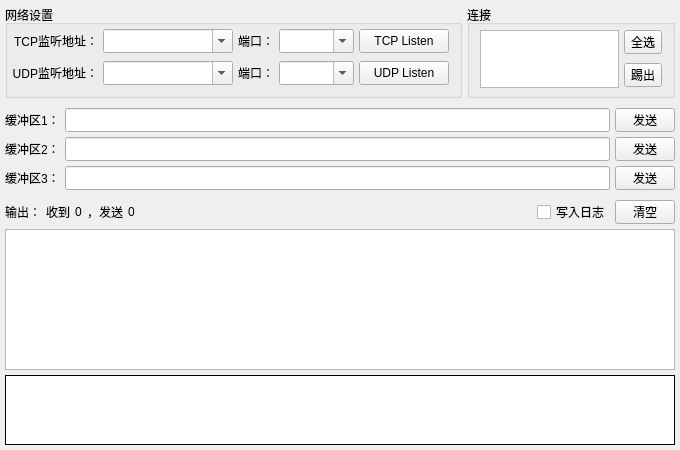
<?xml version="1.0" encoding="UTF-8"?>
<ui version="4.0">
 <class>ServerForm</class>
 <widget class="QWidget" name="ServerForm">
  <property name="geometry">
   <rect>
    <x>0</x>
    <y>0</y>
    <width>680</width>
    <height>450</height>
   </rect>
  </property>
  <property name="minimumSize">
   <size>
    <width>0</width>
    <height>0</height>
   </size>
  </property>
  <property name="windowTitle">
   <string>Server</string>
  </property>
  <property name="locale">
   <locale language="C" country="AnyCountry"/>
  </property>
  <layout class="QVBoxLayout" name="lay1">
   <property name="spacing">
    <number>5</number>
   </property>
   <property name="leftMargin">
    <number>5</number>
   </property>
   <property name="topMargin">
    <number>5</number>
   </property>
   <property name="rightMargin">
    <number>5</number>
   </property>
   <property name="bottomMargin">
    <number>5</number>
   </property>
   <item>
    <layout class="QHBoxLayout" name="lay2">
     <item>
      <widget class="QGroupBox" name="box1">
       <property name="sizePolicy">
        <sizepolicy hsizetype="Fixed" vsizetype="Fixed">
         <horstretch>0</horstretch>
         <verstretch>0</verstretch>
        </sizepolicy>
       </property>
       <property name="minimumSize">
        <size>
         <width>0</width>
         <height>93</height>
        </size>
       </property>
       <property name="maximumSize">
        <size>
         <width>16777215</width>
         <height>93</height>
        </size>
       </property>
       <property name="title">
        <string>网络设置</string>
       </property>
       <layout class="QVBoxLayout" name="lay5">
        <property name="spacing">
         <number>5</number>
        </property>
        <property name="leftMargin">
         <number>4</number>
        </property>
        <property name="topMargin">
         <number>0</number>
        </property>
        <property name="rightMargin">
         <number>10</number>
        </property>
        <property name="bottomMargin">
         <number>5</number>
        </property>
        <item>
         <layout class="QGridLayout" name="lay6">
          <property name="sizeConstraint">
           <enum>QLayout::SetFixedSize</enum>
          </property>
          <property name="bottomMargin">
           <number>0</number>
          </property>
          <property name="horizontalSpacing">
           <number>5</number>
          </property>
          <property name="verticalSpacing">
           <number>8</number>
          </property>
          <item row="0" column="2">
           <widget class="QLabel" name="lab2">
            <property name="sizePolicy">
             <sizepolicy hsizetype="Preferred" vsizetype="Preferred">
              <horstretch>0</horstretch>
              <verstretch>0</verstretch>
             </sizepolicy>
            </property>
            <property name="text">
             <string>端口：</string>
            </property>
            <property name="alignment">
             <set>Qt::AlignRight|Qt::AlignTrailing|Qt::AlignVCenter</set>
            </property>
           </widget>
          </item>
          <item row="0" column="0">
           <widget class="QLabel" name="lab1">
            <property name="sizePolicy">
             <sizepolicy hsizetype="Preferred" vsizetype="Preferred">
              <horstretch>0</horstretch>
              <verstretch>0</verstretch>
             </sizepolicy>
            </property>
            <property name="minimumSize">
             <size>
              <width>70</width>
              <height>0</height>
             </size>
            </property>
            <property name="contextMenuPolicy">
             <enum>Qt::NoContextMenu</enum>
            </property>
            <property name="text">
             <string>TCP监听地址：</string>
            </property>
            <property name="textFormat">
             <enum>Qt::PlainText</enum>
            </property>
            <property name="scaledContents">
             <bool>false</bool>
            </property>
            <property name="alignment">
             <set>Qt::AlignRight|Qt::AlignTrailing|Qt::AlignVCenter</set>
            </property>
           </widget>
          </item>
          <item row="0" column="1">
           <widget class="QComboBox" name="cmbTcpAddr">
            <property name="sizePolicy">
             <sizepolicy hsizetype="Fixed" vsizetype="Fixed">
              <horstretch>0</horstretch>
              <verstretch>0</verstretch>
             </sizepolicy>
            </property>
            <property name="minimumSize">
             <size>
              <width>130</width>
              <height>24</height>
             </size>
            </property>
            <property name="maximumSize">
             <size>
              <width>130</width>
              <height>24</height>
             </size>
            </property>
            <property name="editable">
             <bool>true</bool>
            </property>
            <property name="insertPolicy">
             <enum>QComboBox::NoInsert</enum>
            </property>
           </widget>
          </item>
          <item row="0" column="3">
           <widget class="QComboBox" name="cmbTcpPort">
            <property name="sizePolicy">
             <sizepolicy hsizetype="Fixed" vsizetype="Fixed">
              <horstretch>0</horstretch>
              <verstretch>0</verstretch>
             </sizepolicy>
            </property>
            <property name="minimumSize">
             <size>
              <width>75</width>
              <height>24</height>
             </size>
            </property>
            <property name="maximumSize">
             <size>
              <width>75</width>
              <height>24</height>
             </size>
            </property>
            <property name="editable">
             <bool>true</bool>
            </property>
            <property name="insertPolicy">
             <enum>QComboBox::InsertAtTop</enum>
            </property>
           </widget>
          </item>
          <item row="1" column="0">
           <widget class="QLabel" name="lab3">
            <property name="sizePolicy">
             <sizepolicy hsizetype="Preferred" vsizetype="Preferred">
              <horstretch>0</horstretch>
              <verstretch>0</verstretch>
             </sizepolicy>
            </property>
            <property name="minimumSize">
             <size>
              <width>70</width>
              <height>0</height>
             </size>
            </property>
            <property name="contextMenuPolicy">
             <enum>Qt::NoContextMenu</enum>
            </property>
            <property name="text">
             <string>UDP监听地址：</string>
            </property>
            <property name="textFormat">
             <enum>Qt::PlainText</enum>
            </property>
            <property name="scaledContents">
             <bool>false</bool>
            </property>
            <property name="alignment">
             <set>Qt::AlignRight|Qt::AlignTrailing|Qt::AlignVCenter</set>
            </property>
           </widget>
          </item>
          <item row="1" column="1">
           <widget class="QComboBox" name="cmbUdpAddr">
            <property name="sizePolicy">
             <sizepolicy hsizetype="Fixed" vsizetype="Fixed">
              <horstretch>0</horstretch>
              <verstretch>0</verstretch>
             </sizepolicy>
            </property>
            <property name="minimumSize">
             <size>
              <width>130</width>
              <height>24</height>
             </size>
            </property>
            <property name="maximumSize">
             <size>
              <width>130</width>
              <height>24</height>
             </size>
            </property>
            <property name="editable">
             <bool>true</bool>
            </property>
            <property name="insertPolicy">
             <enum>QComboBox::NoInsert</enum>
            </property>
           </widget>
          </item>
          <item row="1" column="2">
           <widget class="QLabel" name="lab4">
            <property name="sizePolicy">
             <sizepolicy hsizetype="Preferred" vsizetype="Preferred">
              <horstretch>0</horstretch>
              <verstretch>0</verstretch>
             </sizepolicy>
            </property>
            <property name="text">
             <string>端口：</string>
            </property>
            <property name="alignment">
             <set>Qt::AlignRight|Qt::AlignTrailing|Qt::AlignVCenter</set>
            </property>
           </widget>
          </item>
          <item row="1" column="3">
           <widget class="QComboBox" name="cmbUdpPort">
            <property name="sizePolicy">
             <sizepolicy hsizetype="Fixed" vsizetype="Fixed">
              <horstretch>0</horstretch>
              <verstretch>0</verstretch>
             </sizepolicy>
            </property>
            <property name="minimumSize">
             <size>
              <width>75</width>
              <height>24</height>
             </size>
            </property>
            <property name="maximumSize">
             <size>
              <width>75</width>
              <height>24</height>
             </size>
            </property>
            <property name="editable">
             <bool>true</bool>
            </property>
            <property name="insertPolicy">
             <enum>QComboBox::InsertAtTop</enum>
            </property>
           </widget>
          </item>
          <item row="1" column="4">
           <widget class="QToolButton" name="btnUdp">
            <property name="sizePolicy">
             <sizepolicy hsizetype="Fixed" vsizetype="Fixed">
              <horstretch>0</horstretch>
              <verstretch>0</verstretch>
             </sizepolicy>
            </property>
            <property name="minimumSize">
             <size>
              <width>90</width>
              <height>24</height>
             </size>
            </property>
            <property name="maximumSize">
             <size>
              <width>90</width>
              <height>24</height>
             </size>
            </property>
            <property name="statusTip">
             <string/>
            </property>
            <property name="text">
             <string>UDP Listen</string>
            </property>
            <property name="checkable">
             <bool>true</bool>
            </property>
           </widget>
          </item>
          <item row="0" column="4">
           <widget class="QToolButton" name="btnTcp">
            <property name="minimumSize">
             <size>
              <width>90</width>
              <height>24</height>
             </size>
            </property>
            <property name="maximumSize">
             <size>
              <width>90</width>
              <height>24</height>
             </size>
            </property>
            <property name="text">
             <string>TCP Listen</string>
            </property>
            <property name="checkable">
             <bool>true</bool>
            </property>
           </widget>
          </item>
         </layout>
        </item>
       </layout>
      </widget>
     </item>
     <item>
      <widget class="QGroupBox" name="box2">
       <property name="sizePolicy">
        <sizepolicy hsizetype="Expanding" vsizetype="Fixed">
         <horstretch>0</horstretch>
         <verstretch>0</verstretch>
        </sizepolicy>
       </property>
       <property name="minimumSize">
        <size>
         <width>0</width>
         <height>93</height>
        </size>
       </property>
       <property name="maximumSize">
        <size>
         <width>16777215</width>
         <height>93</height>
        </size>
       </property>
       <property name="title">
        <string>连接</string>
       </property>
       <layout class="QHBoxLayout" name="lay8">
        <property name="spacing">
         <number>5</number>
        </property>
        <property name="leftMargin">
         <number>10</number>
        </property>
        <property name="topMargin">
         <number>5</number>
        </property>
        <property name="rightMargin">
         <number>10</number>
        </property>
        <property name="bottomMargin">
         <number>10</number>
        </property>
        <item>
         <widget class="QListWidget" name="lstConn">
          <property name="sizePolicy">
           <sizepolicy hsizetype="Expanding" vsizetype="Fixed">
            <horstretch>0</horstretch>
            <verstretch>0</verstretch>
           </sizepolicy>
          </property>
          <property name="minimumSize">
           <size>
            <width>0</width>
            <height>58</height>
           </size>
          </property>
          <property name="maximumSize">
           <size>
            <width>16777215</width>
            <height>58</height>
           </size>
          </property>
          <property name="verticalScrollBarPolicy">
           <enum>Qt::ScrollBarAlwaysOff</enum>
          </property>
          <property name="horizontalScrollBarPolicy">
           <enum>Qt::ScrollBarAlwaysOff</enum>
          </property>
          <property name="editTriggers">
           <set>QAbstractItemView::NoEditTriggers</set>
          </property>
          <property name="showDropIndicator" stdset="0">
           <bool>false</bool>
          </property>
          <property name="selectionMode">
           <enum>QAbstractItemView::MultiSelection</enum>
          </property>
          <property name="selectionBehavior">
           <enum>QAbstractItemView::SelectRows</enum>
          </property>
          <property name="selectionRectVisible">
           <bool>false</bool>
          </property>
         </widget>
        </item>
        <item>
         <layout class="QVBoxLayout" name="lay9">
          <property name="spacing">
           <number>10</number>
          </property>
          <property name="topMargin">
           <number>0</number>
          </property>
          <item>
           <widget class="QToolButton" name="btnConnAll">
            <property name="sizePolicy">
             <sizepolicy hsizetype="Preferred" vsizetype="Fixed">
              <horstretch>0</horstretch>
              <verstretch>0</verstretch>
             </sizepolicy>
            </property>
            <property name="minimumSize">
             <size>
              <width>0</width>
              <height>24</height>
             </size>
            </property>
            <property name="maximumSize">
             <size>
              <width>16777215</width>
              <height>24</height>
             </size>
            </property>
            <property name="text">
             <string>全选</string>
            </property>
           </widget>
          </item>
          <item>
           <widget class="QToolButton" name="btnConnDel">
            <property name="sizePolicy">
             <sizepolicy hsizetype="Preferred" vsizetype="Fixed">
              <horstretch>0</horstretch>
              <verstretch>0</verstretch>
             </sizepolicy>
            </property>
            <property name="minimumSize">
             <size>
              <width>0</width>
              <height>24</height>
             </size>
            </property>
            <property name="maximumSize">
             <size>
              <width>16777215</width>
              <height>24</height>
             </size>
            </property>
            <property name="text">
             <string>踢出</string>
            </property>
           </widget>
          </item>
         </layout>
        </item>
       </layout>
      </widget>
     </item>
    </layout>
   </item>
   <item>
    <layout class="QGridLayout" name="lay3">
     <property name="topMargin">
      <number>5</number>
     </property>
     <property name="spacing">
      <number>5</number>
     </property>
     <item row="0" column="0">
      <widget class="QLabel" name="lab5">
       <property name="text">
        <string>缓冲区1：</string>
       </property>
      </widget>
     </item>
     <item row="0" column="2">
      <widget class="QToolButton" name="btnSend1">
       <property name="minimumSize">
        <size>
         <width>60</width>
         <height>24</height>
        </size>
       </property>
       <property name="maximumSize">
        <size>
         <width>60</width>
         <height>24</height>
        </size>
       </property>
       <property name="text">
        <string>发送</string>
       </property>
       <property name="checkable">
        <bool>false</bool>
       </property>
      </widget>
     </item>
     <item row="1" column="0">
      <widget class="QLabel" name="lab6">
       <property name="text">
        <string>缓冲区2：</string>
       </property>
      </widget>
     </item>
     <item row="1" column="1">
      <widget class="QLineEdit" name="edtBuf2">
       <property name="minimumSize">
        <size>
         <width>0</width>
         <height>24</height>
        </size>
       </property>
       <property name="maximumSize">
        <size>
         <width>16777215</width>
         <height>24</height>
        </size>
       </property>
      </widget>
     </item>
     <item row="1" column="2">
      <widget class="QToolButton" name="btnSend2">
       <property name="minimumSize">
        <size>
         <width>60</width>
         <height>24</height>
        </size>
       </property>
       <property name="maximumSize">
        <size>
         <width>60</width>
         <height>24</height>
        </size>
       </property>
       <property name="text">
        <string>发送</string>
       </property>
      </widget>
     </item>
     <item row="2" column="0">
      <widget class="QLabel" name="lab7">
       <property name="text">
        <string>缓冲区3：</string>
       </property>
      </widget>
     </item>
     <item row="2" column="1">
      <widget class="QLineEdit" name="edtBuf3">
       <property name="minimumSize">
        <size>
         <width>0</width>
         <height>24</height>
        </size>
       </property>
       <property name="maximumSize">
        <size>
         <width>16777215</width>
         <height>24</height>
        </size>
       </property>
      </widget>
     </item>
     <item row="2" column="2">
      <widget class="QToolButton" name="btnSend3">
       <property name="minimumSize">
        <size>
         <width>60</width>
         <height>24</height>
        </size>
       </property>
       <property name="maximumSize">
        <size>
         <width>60</width>
         <height>24</height>
        </size>
       </property>
       <property name="text">
        <string>发送</string>
       </property>
      </widget>
     </item>
     <item row="0" column="1">
      <widget class="QLineEdit" name="edtBuf1">
       <property name="minimumSize">
        <size>
         <width>0</width>
         <height>24</height>
        </size>
       </property>
       <property name="maximumSize">
        <size>
         <width>16777215</width>
         <height>24</height>
        </size>
       </property>
      </widget>
     </item>
    </layout>
   </item>
   <item>
    <layout class="QHBoxLayout" name="lay4">
     <property name="spacing">
      <number>5</number>
     </property>
     <property name="leftMargin">
      <number>0</number>
     </property>
     <property name="topMargin">
      <number>5</number>
     </property>
     <property name="rightMargin">
      <number>0</number>
     </property>
     <property name="bottomMargin">
      <number>0</number>
     </property>
     <item>
      <widget class="QLabel" name="lab8">
       <property name="sizePolicy">
        <sizepolicy hsizetype="Fixed" vsizetype="Preferred">
         <horstretch>0</horstretch>
         <verstretch>0</verstretch>
        </sizepolicy>
       </property>
       <property name="text">
        <string>输出：</string>
       </property>
      </widget>
     </item>
     <item>
      <widget class="QLabel" name="lab9">
       <property name="text">
        <string>收到</string>
       </property>
      </widget>
     </item>
     <item>
      <widget class="QLabel" name="labRecv">
       <property name="sizePolicy">
        <sizepolicy hsizetype="Preferred" vsizetype="Preferred">
         <horstretch>0</horstretch>
         <verstretch>0</verstretch>
        </sizepolicy>
       </property>
       <property name="toolTip">
        <string notr="true"/>
       </property>
       <property name="text">
        <string notr="true">0</string>
       </property>
      </widget>
     </item>
     <item>
      <widget class="QLabel" name="lab10">
       <property name="text">
        <string>，发送</string>
       </property>
      </widget>
     </item>
     <item>
      <widget class="QLabel" name="labSend">
       <property name="toolTip">
        <string notr="true"/>
       </property>
       <property name="text">
        <string notr="true">0</string>
       </property>
      </widget>
     </item>
     <item>
      <spacer name="spc">
       <property name="orientation">
        <enum>Qt::Horizontal</enum>
       </property>
       <property name="sizeHint" stdset="0">
        <size>
         <width>0</width>
         <height>0</height>
        </size>
       </property>
      </spacer>
     </item>
     <item>
      <widget class="QCheckBox" name="chkLog">
       <property name="text">
        <string>写入日志</string>
       </property>
      </widget>
     </item>
     <item>
      <widget class="QToolButton" name="btnClear">
       <property name="minimumSize">
        <size>
         <width>60</width>
         <height>24</height>
        </size>
       </property>
       <property name="maximumSize">
        <size>
         <width>60</width>
         <height>24</height>
        </size>
       </property>
       <property name="text">
        <string>清空</string>
       </property>
      </widget>
     </item>
    </layout>
   </item>
   <item>
    <widget class="QTreeWidget" name="treeOutput">
     <property name="sizePolicy">
      <sizepolicy hsizetype="Expanding" vsizetype="Preferred">
       <horstretch>0</horstretch>
       <verstretch>0</verstretch>
      </sizepolicy>
     </property>
     <property name="horizontalScrollBarPolicy">
      <enum>Qt::ScrollBarAlwaysOff</enum>
     </property>
     <property name="editTriggers">
      <set>QAbstractItemView::NoEditTriggers</set>
     </property>
     <property name="showDropIndicator" stdset="0">
      <bool>false</bool>
     </property>
     <property name="alternatingRowColors">
      <bool>false</bool>
     </property>
     <property name="selectionMode">
      <enum>QAbstractItemView::SingleSelection</enum>
     </property>
     <property name="selectionBehavior">
      <enum>QAbstractItemView::SelectRows</enum>
     </property>
     <property name="wordWrap">
      <bool>true</bool>
     </property>
     <attribute name="headerVisible">
      <bool>false</bool>
     </attribute>
     <attribute name="headerStretchLastSection">
      <bool>true</bool>
     </attribute>
     <column>
      <property name="text">
       <string notr="true">1</string>
      </property>
     </column>
    </widget>
   </item>
   <item>
    <widget class="QPlainTextEdit" name="txtOutput">
     <property name="sizePolicy">
      <sizepolicy hsizetype="Expanding" vsizetype="Fixed">
       <horstretch>0</horstretch>
       <verstretch>0</verstretch>
      </sizepolicy>
     </property>
     <property name="minimumSize">
      <size>
       <width>0</width>
       <height>70</height>
      </size>
     </property>
     <property name="maximumSize">
      <size>
       <width>16777215</width>
       <height>70</height>
      </size>
     </property>
     <property name="acceptDrops">
      <bool>false</bool>
     </property>
     <property name="frameShape">
      <enum>QFrame::Box</enum>
     </property>
     <property name="frameShadow">
      <enum>QFrame::Plain</enum>
     </property>
     <property name="horizontalScrollBarPolicy">
      <enum>Qt::ScrollBarAlwaysOff</enum>
     </property>
     <property name="tabChangesFocus">
      <bool>true</bool>
     </property>
     <property name="undoRedoEnabled">
      <bool>false</bool>
     </property>
     <property name="readOnly">
      <bool>true</bool>
     </property>
     <property name="textInteractionFlags">
      <set>Qt::TextSelectableByKeyboard|Qt::TextSelectableByMouse</set>
     </property>
    </widget>
   </item>
  </layout>
 </widget>
 <tabstops>
  <tabstop>cmbTcpAddr</tabstop>
  <tabstop>cmbTcpPort</tabstop>
  <tabstop>btnTcp</tabstop>
  <tabstop>cmbUdpAddr</tabstop>
  <tabstop>cmbUdpPort</tabstop>
  <tabstop>btnUdp</tabstop>
  <tabstop>lstConn</tabstop>
  <tabstop>btnConnAll</tabstop>
  <tabstop>btnConnDel</tabstop>
  <tabstop>edtBuf1</tabstop>
  <tabstop>btnSend1</tabstop>
  <tabstop>edtBuf2</tabstop>
  <tabstop>btnSend2</tabstop>
  <tabstop>edtBuf3</tabstop>
  <tabstop>btnSend3</tabstop>
  <tabstop>chkLog</tabstop>
  <tabstop>btnClear</tabstop>
  <tabstop>treeOutput</tabstop>
 </tabstops>
 <resources/>
 <connections/>
</ui>
